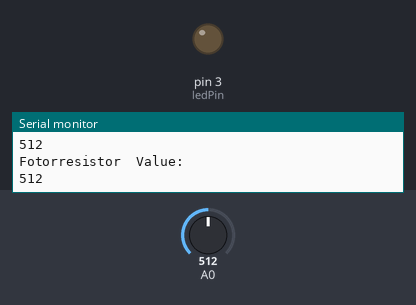
This sketch was run on a simulated Arduino Uno, built with avr-gcc and run on an emulated ATmega328P. Parts: output pins drawn as LEDs (lit = HIGH), the last lines printed to the serial monitor. Inputs (shaded band) come from the test bench; at power-on: A0 = 512.

Above: at 1.8 s.
1.9 s: A0 set to 112
3.4 s: A0 set to 96
At 5.2 s:
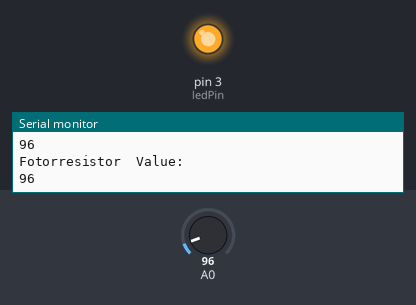
5.5 s: A0 set to 122
At 6.7 s:
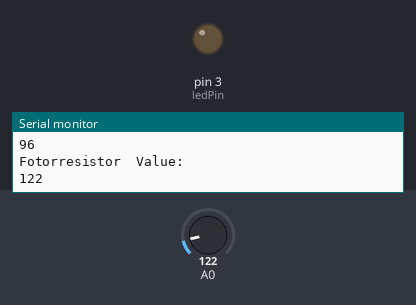
7.5 s: A0 set to 90
At 8.3 s:
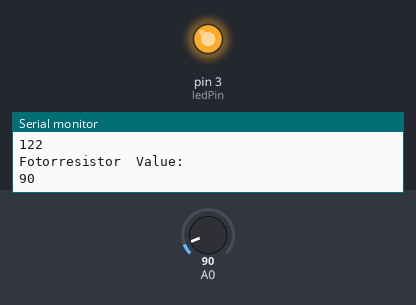
Timing chart, 0 to 10.5 s (numbered marks = the images above; inputs shaded):
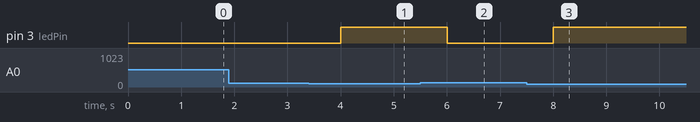

The sketch:

fotorresistor.ino
```cpp
const int ledPin = 3;
int valueFotorresistor;

void setup() {
    Serial.begin(9600);
    pinMode(ledPin,  OUTPUT);
}

void loop() {
    valueFotorresistor = analogRead(A0);

    Serial.println("Fotorresistor  Value: ");
    Serial.println(valueFotorresistor);

    if (valueFotorresistor > 100) {
        digitalWrite(ledPin, LOW);
    } else {
        digitalWrite(ledPin,  HIGH);
    }

    delay(1000);
}
```

Measured:
- the behaviour switches between 101 and 100 on A0 (found by bisection; images 0 and 1)
- after the input at 3.4 s, pin 3 (ledPin): LOW → HIGH after 0.60 s
- after the input at 5.5 s, pin 3 (ledPin): HIGH → LOW after 0.50 s
- after the input at 7.5 s, pin 3 (ledPin): LOW → HIGH after 0.50 s
